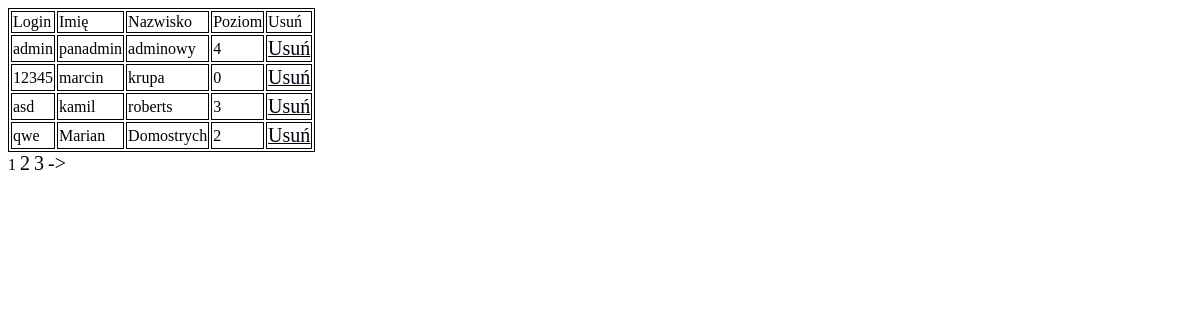
The page /usun_user.php on the database its author committed.
### tables this page shows
CREATE TABLE `uzytkownicy` (
  `id` int(11) NOT NULL,
  `login` varchar(60) NOT NULL,
  `haslo` varchar(60) NOT NULL,
  `uprawnienia` varchar(60) NOT NULL,
  `imie` varchar(60) NOT NULL,
  `nazwisko` varchar(60) NOT NULL
);

### usun_user.php (the view, shortened to what this page needs)
<?php
$zmiennaid=0;
if(isset($_GET['id2'])){
$zmiennaid=$_GET['id2'];
	$pdo = new PDO('mysql:host=localhost;dbname=zadanie','root');
	$stmt = $pdo->query ("SELECT * FROM uzytkownicy WHERE id='$zmiennaid'");
	echo'
	<br>
	<div style="margin-left:20px">
	Czy na pewno usunąć rekord
	<br>
<form method="POST" action="index.php?usunuser=1&id2='.$zmiennaid.'"><p>
<div style="display:inline">
<input type="submit" name="usuntak1" value="Tak">
</div>
<div style="display:inline">
<input type="submit" name="usunnie1" value="Nie">
</div>
</div>
</form>';
 if (isset($_POST['usuntak1'])) {
	 $aktualne_upr=0;
	 while ($rekorda = $stmt->fetch()){
				$aktualne_upr=$rekorda['uprawnienia'];
			}
	 if($aktualne_upr!=4){
        $pdo->beginTransaction();
	 $dodaj = "DELETE FROM uzytkownicy WHERE id='$zmiennaid'";
	 $pdo->exec($dodaj);
	 $pdo->commit();
	 $pdo=null;
	  header('Location: index.php?usunuser=1');
	 }else{
		 echo '<br><br><span id="error">*Nie możesz usunąć administratora</span>';
	 }
    }
    elseif (isset($_POST['usunnie1'])) {
        header('Location: index.php?usunuser=1');
    }
}else if($zmiennaid==0){
	echo'<link rel="stylesheet" href="style.css" type="text/css">';
	$pdo = new PDO('mysql:host=localhost;dbname=zadanie','root');
	$sprr = $pdo->query ("SELECT id FROM uzytkownicy");
	echo '<div style="font-size:17.5px;"><table> ';
	$ile_wierszy=$sprr->rowCount();
$cur_page = isset($_GET['usunuser']) ? $_GET['usunuser'] : 1;
$results_per_page = 4;
$skip = (($cur_page - 1) * $results_per_page);
$total=$ile_wierszy;
$num_pages = ceil($total / $results_per_page);
$stmt = $pdo->query ("SELECT * FROM uzytkownicy Orders LIMIT $skip, $results_per_page");
	if($sprr->rowCount()<1){
			echo '<tr>
			<td>Brak bazy</td>
			</tr>
			';
		}else{
	echo '
		<tr>
			<td>Login</td>
			<td>Imię</td>
			<td>Nazwisko </td>
			<td>Poziom</td>
			<td>Usuń</td>
		</tr>
		';
	while ($rekord = $stmt->fetch()){
		if($rekord['imie']==''){
			echo '<tr>
			<td>Brak bazy</td>
			</tr>
			';
		}
		else{
		echo '
		<tr>
			<td>'.$rekord['login'].' </td>
			<td>'.$rekord['imie'].' </td>
			<td>'.$rekord['nazwisko'].' </td>
			<td>'.$rekord['uprawnienia'].' </td>
			<td>
				<u><a href="index.php?usunuser=1&id2='.$rekord['id'].'">Usuń</a></u>
			</td>
			</form>
		</tr>
		';
		}
	}
		}
	echo '</table></div>';
		function generate_page_links($cur_page, $num_pages) {
     $page_links = '';
     $i = $cur_page - 4;
     $page = $i + 8;
     for ($i; $i <= $page; $i++) {
          if ($i > 0 && $i <= $num_pages) {
               if ($cur_page == $i  && $i != 0) {
                    $page_links .= '' . $i;
               }
               else {
                    $page_links .= ' <a href="' . $_SERVER['PHP_SELF'] . '?usunuser=' . $i . '"> ' . $i . '</a> ';
               }
          }
     }
     if ($cur_page < $num_pages) {
          $page_links .= '<a href="' . $_SERVER['PHP_SELF'] . '?usunuser=' . ($cur_page + 1) . '">-></a>';
     }
     return $page_links;
}
     echo generate_page_links($cur_page, $num_pages);
}
?>

### style.css (style rules this page uses)
a:link { color:#00000f; font-size:20px; text-decoration:none; }
table, th, td { border:1px solid black; }

### rows shown on the page
uzytkownicy: login "admin", imie "panadmin", nazwisko "adminowy", uprawnienia "4"
uzytkownicy: login "12345", imie "marcin", nazwisko "krupa", uprawnienia "0"
uzytkownicy: login "asd", imie "kamil", nazwisko "roberts", uprawnienia "3"
uzytkownicy: login "qwe", imie "Marian", nazwisko "Domostrych", uprawnienia "2"
